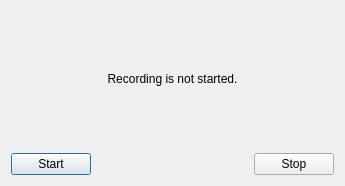
<?xml version="1.0" encoding="UTF-8"?>
<ui version="4.0">
 <class>RecordDialog</class>
 <widget class="QDialog" name="RecordDialog">
  <property name="geometry">
   <rect>
    <x>0</x>
    <y>0</y>
    <width>345</width>
    <height>186</height>
   </rect>
  </property>
  <property name="windowTitle">
   <string>Dialog</string>
  </property>
  <layout class="QVBoxLayout" name="verticalLayout_2">
   <item>
    <widget class="QLabel" name="recordLabel">
     <property name="text">
      <string>Recording is not started.</string>
     </property>
     <property name="alignment">
      <set>Qt::AlignCenter</set>
     </property>
    </widget>
   </item>
   <item>
    <layout class="QHBoxLayout" name="horizontalLayout">
     <item>
      <widget class="QPushButton" name="startButton">
       <property name="text">
        <string>Start</string>
       </property>
      </widget>
     </item>
     <item>
      <spacer name="horizontalSpacer">
       <property name="orientation">
        <enum>Qt::Horizontal</enum>
       </property>
       <property name="sizeHint" stdset="0">
        <size>
         <width>40</width>
         <height>20</height>
        </size>
       </property>
      </spacer>
     </item>
     <item>
      <widget class="QPushButton" name="stopButton">
       <property name="text">
        <string>Stop</string>
       </property>
      </widget>
     </item>
    </layout>
   </item>
  </layout>
 </widget>
 <resources/>
 <connections/>
</ui>
